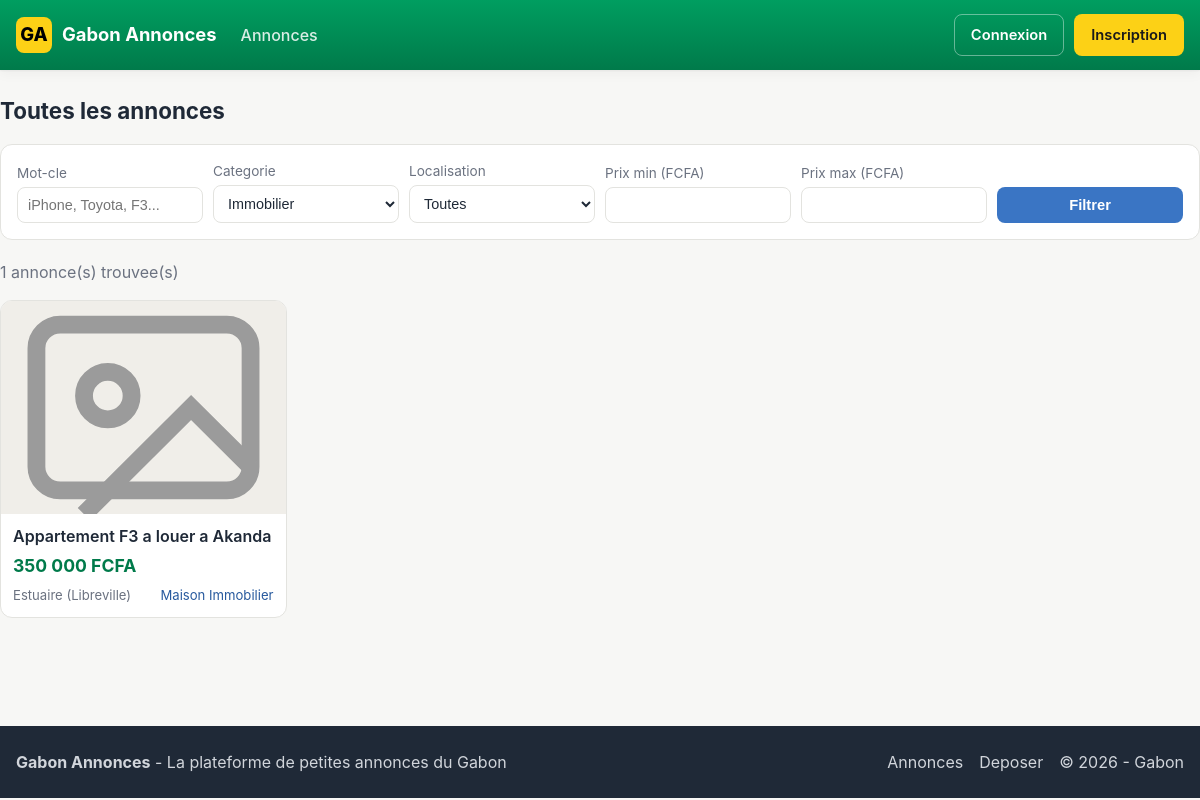
/public/annonces?categorie_id=2, run on the app's committed database.
### tables this page shows
CREATE TABLE `annonces` (
  `id` INT AUTO_INCREMENT PRIMARY KEY,
  `titre` VARCHAR(200) NOT NULL,
  `description` TEXT NOT NULL,
  `prix` DECIMAL(12,0) NOT NULL DEFAULT 0,
  `categorie_id` INT NOT NULL,
  `auteur_id` INT NOT NULL,
  `localisation` VARCHAR(100) NOT NULL,
  `date_creation` DATETIME NOT NULL DEFAULT CURRENT_TIMESTAMP,
  `statut` ENUM('en_attente','active','rejetee','vendue') NOT NULL DEFAULT 'en_attente',
  CONSTRAINT `fk_annonce_categorie` FOREIGN KEY (`categorie_id`) REFERENCES `categories`(`id`) ON DELETE RESTRICT,
  CONSTRAINT `fk_annonce_auteur`    FOREIGN KEY (`auteur_id`)   REFERENCES `users`(`id`)      ON DELETE CASCADE,
  INDEX (`categorie_id`), INDEX (`auteur_id`), INDEX (`statut`), INDEX (`localisation`)
);

CREATE TABLE `categories` (
  `id` INT AUTO_INCREMENT PRIMARY KEY,
  `nom` VARCHAR(80) NOT NULL,
  `icone` VARCHAR(50) DEFAULT NULL
);

### app/core/Controller.php (called while the page is built, shortened)
<?php
class Controller {
    protected function model($name) {
        $file = __DIR__ . '/../models/' . $name . '.php';
        if (file_exists($file)) {
            return new $name();
        }
        die("Modele introuvable : $name");
    }
    protected function view($path, $data = []) {
        extract($data);
        $file = __DIR__ . '/../views/' . $path . '.php';
        require_once __DIR__ . '/../views/layouts/helpers.php';
        require_once __DIR__ . '/../views/layouts/header.php';
        require_once $file;
        require_once __DIR__ . '/../views/layouts/footer.php';
    }
}

### app/controllers/AnnoncesController.php (called while the page is built, shortened)
<?php
class AnnoncesController extends Controller {
    public function index() {
        $filters = [
            'q' => trim($_GET['q'] ?? ''),
            'categorie_id' => $_GET['categorie_id'] ?? '',
            'prix_min' => $_GET['prix_min'] ?? '',
            'prix_max' => $_GET['prix_max'] ?? '',
            'localisation' => $_GET['localisation'] ?? '',
            'statut' => 'active',
        ];
        $annonces = $this->model('Annonce')->search($filters, 60, 0);
        $categories = $this->model('Categorie')->all();
        $this->view('annonces/index', ['titre_page'=>'Toutes les annonces','annonces'=>$annonces,'categories'=>$categories,'filters'=>$filters]);
    }
}

### app/core/App.php (called while the page is built, shortened)
<?php
class App {
    protected $action = 'index';
    public function __construct() {
        $url = $this->parseUrl();
        if (!empty($url[0])) {
            $controllerName = ucfirst(strtolower($url[0])) . 'Controller';
            $controllerFile = __DIR__ . '/../controllers/' . $controllerName . '.php';
            if (file_exists($controllerFile)) {
                unset($url[0]);
            } else { $this->show404(); return; }
        }
        $this->controller = new $this->controller;
        $this->params = $url ? array_values($url) : [];
        call_user_func_array([$this->controller, $this->action], $this->params);
    }
    private function parseUrl() {
        if (isset($_GET['url'])) {
            $url = rtrim($_GET['url'], '/');
            $url = filter_var($url, FILTER_SANITIZE_URL);
            return explode('/', $url);
        }
        return [];
    }
}

### public/index.php (called while the page is built, shortened)
<?php
require_once __DIR__ . '/../app/core/App.php';
require_once __DIR__ . '/../app/core/Controller.php';
require_once __DIR__ . '/../app/core/Model.php';
new App();

### app/views/layouts/helpers.php (called while the page is built, shortened)
<?php
function e($value) {
    return htmlspecialchars((string)$value, ENT_QUOTES, 'UTF-8');
}
function format_prix($prix) {
    return number_format((float)$prix, 0, ',', ' ') . ' FCFA';
}
function icone_categorie($icone) {
    $icones = [
        'car' => 'Voiture',
        'home' => 'Maison',
        'phone' => 'Telephone',
        'shirt' => 'Mode',
        'sofa' => 'Maison',
        'briefcase' => 'Emploi',
        'tools' => 'Services',
        'bike' => 'Loisirs',
        'paw' => 'Animaux',
        'box' => 'Autres',
    ];
    return $icones[$icone] ?? 'Annonce';
}

### app/core/Database.php (called while the page is built, shortened)
<?php
class Database {
    private static $instance = null;
    private $pdo;
    private function __construct() {
        $dsn = 'mysql:host=' . DB_HOST . ';port=' . DB_PORT . ';dbname=' . DB_NAME . ';charset=' . DB_CHARSET;
        $options = [
            PDO::ATTR_ERRMODE => PDO::ERRMODE_EXCEPTION,
            PDO::ATTR_DEFAULT_FETCH_MODE => PDO::FETCH_ASSOC,
            PDO::ATTR_EMULATE_PREPARES => false,
        ];
        try { $this->pdo = new PDO($dsn, DB_USER, DB_PASS, $options); }
        catch (PDOException $e) { die('Erreur connexion BDD : ' . $e->getMessage()); }
    }
    public static function getInstance() {
        if (self::$instance === null) self::$instance = new self();
        return self::$instance;
    }
    public function getConnection() { return $this->pdo; }
}

### app/core/Model.php (called while the page is built, shortened)
<?php
require_once __DIR__ . '/Database.php';
class Model {
    protected $db;
    public function __construct() { $this->db = Database::getInstance()->getConnection(); }
    protected function query($sql, $params = []) {
        $stmt = $this->db->prepare($sql);
        $stmt->execute($params);
        return $stmt;
    }
    protected function fetchAll($sql, $params = []) { return $this->query($sql, $params)->fetchAll(); }
}

### app/models/Categorie.php (called while the page is built, shortened)
<?php
class Categorie extends Model {
    public function all() { return $this->fetchAll('SELECT * FROM categories ORDER BY nom ASC'); }
}

### app/models/Annonce.php (called while the page is built, shortened)
<?php
class Annonce extends Model {
    public function search($filters = [], $limit = 30, $offset = 0) {
        $sql = "SELECT a.*, c.nom AS categorie_nom, c.icone AS categorie_icone, u.nom AS auteur_nom,
                       (SELECT url FROM annonce_photos p WHERE p.annonce_id = a.id ORDER BY p.id ASC LIMIT 1) AS photo_principale
                FROM annonces a
                JOIN categories c ON c.id = a.categorie_id
                JOIN users u ON u.id = a.auteur_id
                WHERE 1=1";
        $params = [];
        $statut = $filters['statut'] ?? 'active';
        $sql .= ' AND a.statut = ?'; $params[] = $statut;
        if (!empty($filters['categorie_id'])) { $sql .= ' AND a.categorie_id = ?'; $params[] = $filters['categorie_id']; }
        $sql .= ' ORDER BY a.date_creation DESC LIMIT ' . (int)$limit . ' OFFSET ' . (int)$offset;
        return $this->fetchAll($sql, $params);
    }
}

### app/views/annonces/index.php (the view, shortened to what this page needs)
<h1 class="section-title mt-0">Toutes les annonces</h1>
<div class="filters">
    <form method="get" action="<?= BASE_URL ?>/annonces">
        <div>
            <label>Mot-cle</label>
            <input type="text" name="q" value="<?= e($filters['q']) ?>" placeholder="iPhone, Toyota, F3...">
        </div>
        <div>
            <label>Categorie</label>
            <select name="categorie_id">
                <?php foreach ($categories as $c): ?>
                    <option value="<?= (int)$c['id'] ?>" <?= ($filters['categorie_id'] == $c['id']) ? 'selected' : '' ?>>
                        <?= e($c['nom']) ?>
                    </option>
                <?php endforeach; ?>
            </select>
        </div>
        <div>
            <label>Localisation</label>
            <select name="localisation">
                <option value="">Toutes</option>
            </select>
        </div>
        <div>
            <label>Prix min (FCFA)</label>
            <input type="number" name="prix_min" min="0" value="<?= e($filters['prix_min']) ?>">
        </div>
        <div>
            <label>Prix max (FCFA)</label>
            <input type="number" name="prix_max" min="0" value="<?= e($filters['prix_max']) ?>">
        </div>
        <div>
            <button class="btn btn-blue btn-block" type="submit">Filtrer</button>
        </div>
    </form>
</div>
<?php if (empty($annonces)): ?>
    <p class="text-muted">Aucune annonce ne correspond a votre recherche.</p>
<?php else: ?>
    <p class="text-muted"><?= count($annonces) ?> annonce(s) trouvee(s)</p>
    <div class="annonces-grid">
        <?php foreach ($annonces as $a): ?>
            <a href="<?= BASE_URL ?>/annonces/show/<?= (int)$a['id'] ?>" class="annonce-card">
                <div class="annonce-thumb<?= $a['photo_principale'] ? ' has-photo' : '' ?>"
                     <?php if ($a['photo_principale']): ?>style="background-image:url('<?= e($a['photo_principale']) ?>')"<?php endif; ?>></div>
                <div class="annonce-body">
                    <div class="annonce-titre"><?= e($a['titre']) ?></div>
                    <div class="annonce-prix"><?= format_prix($a['prix']) ?></div>
                    <div class="annonce-meta">
                        <span><?= e($a['localisation']) ?></span>
                        <span class="annonce-cat"><?= icone_categorie($a['categorie_icone']) ?> <?= e($a['categorie_nom']) ?></span>
                    </div>
                </div>
            </a>
        <?php endforeach; ?>
    </div>
<?php endif; ?>

### public/assets/css/style.css (style rules this page uses)
:root { --green: #009e60; --green-dark: #007a4a; --yellow: #fcd116; --blue: #3a75c4; --blue-dark: #285a9e; --bg: #f7f7f5; --surface: #ffffff; --border: #e3e3df; --text: #1f2937; --text-soft: #6b7280; --danger: #c0392b; --warning: #b7791f; --shadow: 0 1px 2px rgba(0,0,0,.05), 0 4px 12px rgba(0,0,0,.04); }
* { box-sizing: border-box; }
html, body { margin: 0; padding: 0; }
body { font-family: -apple-system, BlinkMacSystemFont, "Segoe UI", Roboto, Helvetica, Arial, sans-serif; background: var(--bg); color: var(--text); line-height: 1.5; }
a { color: var(--blue-dark); text-decoration: none; }
.btn { display: inline-block; padding: 9px 16px; border-radius: 8px; border: 1px solid transparent; cursor: pointer; font-weight: 600; font-size: .92rem; transition: filter .15s, background .15s; }
.btn-blue { background: var(--blue); color: #fff; }
.btn-block { display: block; width: 100%; text-align: center; }
.section-title { font-size: 1.4rem; margin: 32px 0 16px; }
.annonces-grid { display: grid; grid-template-columns: repeat(auto-fill, minmax(240px, 1fr)); gap: 18px; }
.annonce-card { background: var(--surface); border: 1px solid var(--border); border-radius: 12px; overflow: hidden; transition: transform .15s, box-shadow .15s; display: flex; flex-direction: column; color: var(--text); }
.annonce-thumb { aspect-ratio: 4 / 3; background-size: cover; background-position: center; }
.annonce-body { padding: 12px; display: flex; flex-direction: column; gap: 6px; }
.annonce-titre { font-weight: 600; font-size: 1rem; color: var(--text); line-height: 1.3; display: -webkit-box; -webkit-line-clamp: 2; -webkit-box-orient: vertical; overflow: hidden; }
.annonce-prix { color: var(--green-dark); font-weight: 700; font-size: 1.1rem; }
.annonce-meta { color: var(--text-soft); font-size: .82rem; display: flex; justify-content: space-between; }
.annonce-cat { font-size: .82rem; color: var(--blue-dark); }
.filters { background: var(--surface); border: 1px solid var(--border); border-radius: 12px; padding: 16px; margin-bottom: 20px; }
.filters form { display: grid; grid-template-columns: repeat(auto-fit, minmax(160px, 1fr)); gap: 10px; align-items: end; }
.filters label { display: block; font-size: .85rem; color: var(--text-soft); margin-bottom: 4px; }
.filters input, .filters select { width: 100%; padding: 9px 10px; border-radius: 8px; border: 1px solid var(--border); background: #fff; color: var(--text); font-size: .9rem; }
.text-muted { color: var(--text-soft); }
.mt-0 { margin-top: 0; }

### data on the page
annonces: categorie_id "Immobilier", titre "Appartement F3 a louer a Akanda", prix "350 000 FCFA", localisation "Estuaire (Libreville)", categorie.icone "Maison", categorie.nom "Immobilier"

### other printed values
APP_NAME "Gabon Annonces"
count($annonces) "1"
APP_DESC "La plateforme de petites annonces du Gabon"
